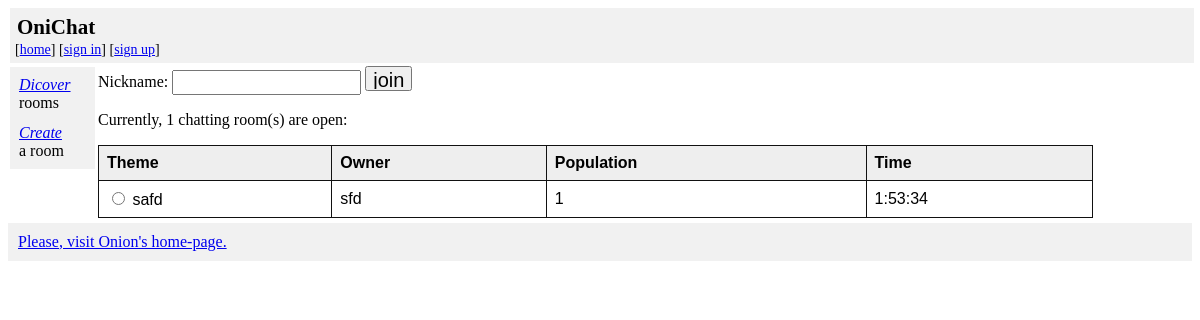
The app's page /chat/, older data.
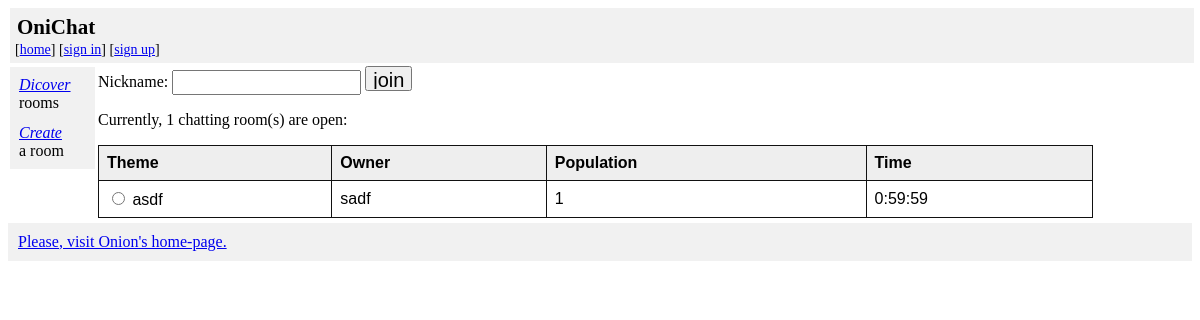
The same page, newer data.
### chat/models.py (models this page shows, shortened)
class Chatroom(models.Model):
    title_text = models.CharField(max_length=20,default='none')
    created_date = models.DateTimeField('created_date')

class User(models.Model):
    nickname_text = models.CharField(max_length=20,default='anonymous')
    created_date = models.DateTimeField('created_date')
    chatroom = models.ForeignKey(Chatroom, on_delete=models.CASCADE)
    is_owner = models.BooleanField(default=False)
    auth_name = models.CharField(max_length=20, default='anonymous')
    def __str__(self):
        return self.nickname_text

### chat/views.py (the view, shortened to what this page needs)
# urls.py: path('', views.IndexView.as_view(), name='index'),
class IndexView(generic.TemplateView):
    template_name = 'chat/index.html'
    def get(self, request, *args, **kwargs ):
        chatrooms = models.Chatroom.objects.all()
        chat_list = []
        msg = kwargs.get('msg',None)
        for cr in chatrooms:
            chat_info = ChatInfo()
            chat_info.title = cr.title_text
            cur_time = datetime.datetime.utcnow()
            open_time = cr.created_date.replace(tzinfo=None)
            chat_info.time = str(cur_time - open_time)[:7]
            chatters = models.User.objects.filter(chatroom=cr.id)
            chat_info.num_chatters = len(chatters.all())
            chat_info.id = cr.id
            try:
                owners = chatters.filter(is_owner=True).order_by('-created_date')
                chat_info.owner = owners.first()
            except ObjectDoesNotExist:
                chat_info.owner = 'TBD'
            chat_list.append(chat_info)
        return render(request, self.template_name,
                      {'chat_list':chat_list, 'msg':msg, 'auth_user':request.user})

### chat/templates/chat/index.html (shortened to what this page needs)
{% extends "chat/layout.html" %}
{% block article %}
<form action="{% url 'chat:join' %}" method="post">
{% if chat_list %}
	<div>
	Nickname:
	<input type='text' name='nickname' value='' required autocomplete='off'/>
	<input type='submit' value='join' />
	</div>
{% endif %}
<p>Currently, {{ chat_list | length }} chatting room(s) are open:</p>
{% if chat_list %}
<table>
	<tr>
		<th>Theme</th>
		<th>Owner</th>
		<th>Population </th>
		<th>Time</th>
{% for ch in chat_list %}
	<tr>
	<div style="background-color:lightyellow">
	<td>
	<input type='radio' name='choice' id='choice{{forloop.counter}}' value='{{ch.id}}' required/>
	<label for='choice{{forloop.counter}}'></label> {{ch.title}}
	</td>
	<td> {{ch.owner}} </td>
	<td> {{ch.num_chatters }} </td>
	<td> {{ch.time}} </td>
	</div>
	</tr>
{% endfor %}
</table>
{% endif %}
</form>
{% endblock %}

Row changes from the older to the newer data that the page shows:
removed Chatroom: title "safd"
removed User: owner "sfd"
added Chatroom: title "asdf"
added User: owner "sadf"
Text that changed along with them:
new list line: "☐ 1 0:59:59"
list line gone: "☐ 1 1:53:34"
